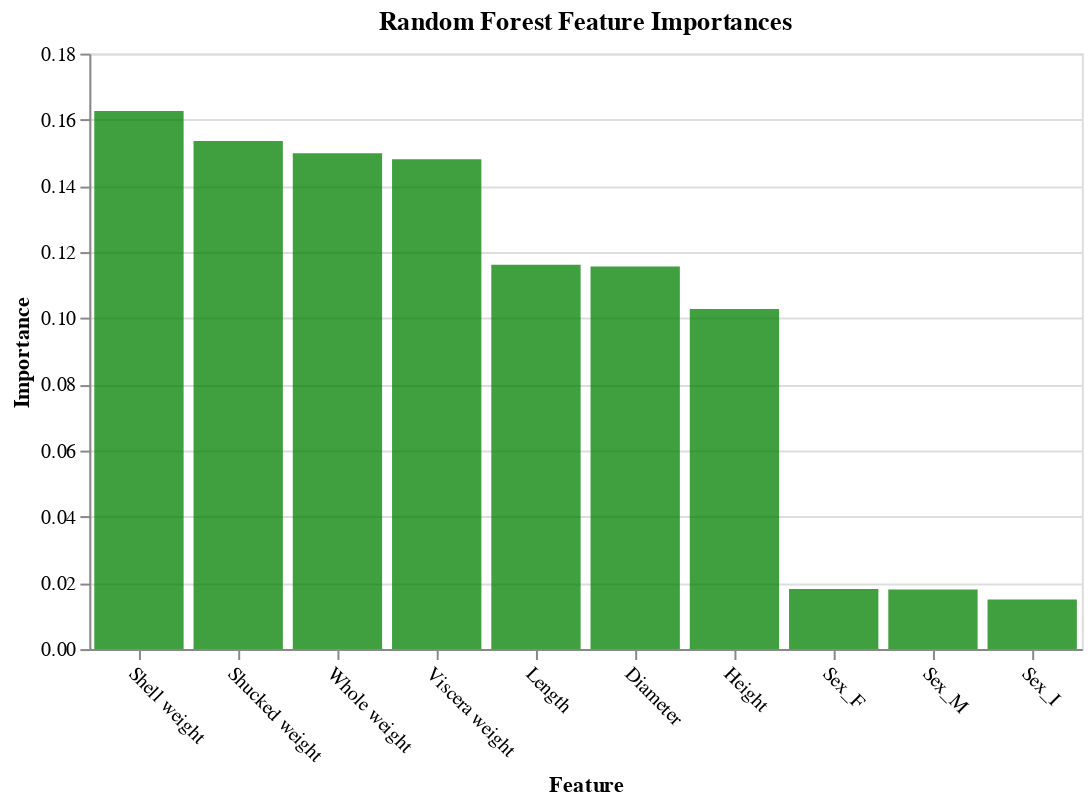

Source (notebook cell):
### Code cell
plot_imp(best_features_rfi, feature_importances_rfi, 'Random Forest', 'green')

### Figure 1 — Vega-Lite specification as saved in the notebook (floating-point values rounded to 4 significant figures)
{"config": {"view": {"continuousWidth": 400, "continuousHeight": 300}}, "data": {"name": "data-8e0af7c58f922c13f8e3dd83d1969e8e"}, "mark": {"type": "bar", "color": "green", "opacity": 0.75}, "encoding": {"x": {"axis": {"labelAngle": 45}, "field": "features", "sort": null, "title": "Feature", "type": "nominal"}, "y": {"field": "importances", "title": "Importance", "type": "quantitative"}}, "title": "Random Forest Feature Importances", "width": 500, "$schema": "https://vega.github.io/schema/vega-lite/v4.17.0.json", "datasets": {"data-8e0af7c58f922c13f8e3dd83d1969e8e": [{"features": "Shell weight", "importances": 0.1627}, {"features": "Shucked weight", "importances": 0.1536}, {"features": "Whole weight", "importances": 0.1499}, {"features": "Viscera weight", "importances": 0.1481}, {"features": "Length", "importances": 0.1162}, {"features": "Diameter", "importances": 0.1157}, {"features": "Height", "importances": 0.1028}, {"features": "Sex_F", "importances": 0.01815}, {"features": "Sex_M", "importances": 0.01801}, {"features": "Sex_I", "importances": 0.01498}]}}
